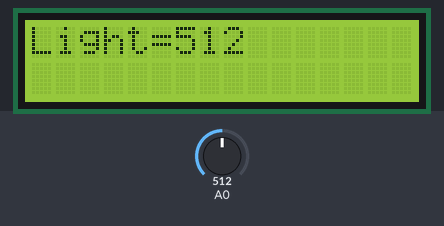
The sketch below on a simulated Arduino Uno, built with avr-gcc and run on an emulated ATmega328P. Parts: 16×2 character LCD. The inputs (shaded band) are chosen by the test bench; at power-on: A0 = 512. The modem accepts every AT command (registered, SIM ready, sends succeed) and sends nothing else; what the sketch prints to the serial monitor is not drawn.

Above: at 34.2 s.
34.3 s: A0 set to 716
At 44.0 s:
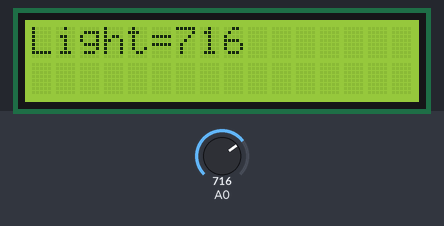
49.6 s: A0 set to 900
At 59.2 s:
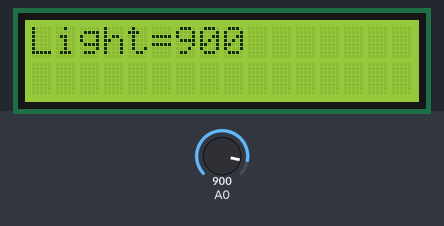
65.0 s: A0 set to 1023
At 74.6 s:
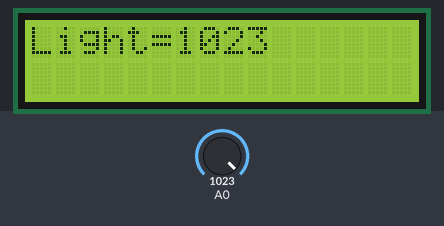
Timing chart, 0 to 76.1 s (numbered marks = the images above; inputs shaded):
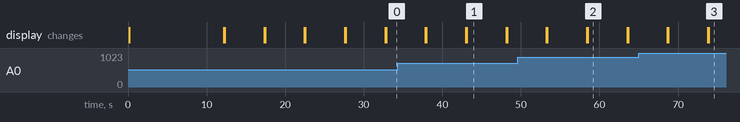

Measured:
- after the input at 34.3 s, the display: first differs from a run without the input after 8.8 s (image 1)
- after the input at 49.6 s, the display: first differs from a run without the input after 8.9 s (image 2)
- after the input at 65.0 s, the display: first differs from a run without the input after 8.9 s (image 3)
- what the display in image 1 shows lasts 5.0 s, from 43.1 s to 48.1 s

The sketch:

Light_Sensor_ThinkSpeak.ino
```cpp
#include <SoftwareSerial.h>
#define DEBUG true
SoftwareSerial esp8266(9, 10);
#include <LiquidCrystal_PCF8574.h>
#include <stdlib.h>
#include <DHT.h>
LiquidCrystal_PCF8574 lcd(0x27);  // set the LCD address to 0x27 for a 16 chars and 2 line display

//Constants
#define DHTPIN 7     // what pin we're connected to
#define DHTTYPE DHT22   // DHT 22  (AM2302)
DHT dht(DHTPIN, DHTTYPE); //// Initialize DHT sensor for normal 16mhz Arduino

//Variables
float hum;  //Stores humidity value
float temp; //Stores temperature value

int light;

#define SSID "Pixel"     // "SSID-WiFiname"
#define PASS "123456789"       // "password"
#define IP "184.106.153.149"// thingspeak.com ip
String msg = "GET /update?key=JLDS1INR85CS2FJ2"; //change it with your api key like "GET /update?key=Your Api Key"


void setup()
{
  dht.begin();
  pinMode(A0, INPUT);
  lcd.setBacklight(255);
  lcd.begin(16, 2);
  lcd.print("Group 5");
  delay(100);
  lcd.setCursor(0, 1);
  lcd.print("Connecting...");
  Serial.begin(9600); //or use default 115200.
  esp8266.begin(115200);
  Serial.println("AT");
  esp8266.println("AT");
  delay(5000);
  if (esp8266.find("OK")) {
    connectWiFi();
  }
}

void loop() {
  lcd.clear();

  lcd.display();
  lcd.setCursor(0, 0);
  delay (100);
  lcd.print("Light=");
  lcd.print(light);
  lcd.setCursor(0, 1); // set the cursor to column 0, line 2
  delay(1000);

  updateLight();

  delay(1000);
}

void updateLight() {
  light = analogRead(A0);
  Serial.println("Light = " + String(light));
  String LightCmd = "AT+CIPSTART=\"TCP\",\"";
  LightCmd += IP;
  LightCmd += "\",80";
  Serial.println(LightCmd);
  esp8266.println(LightCmd);
  delay(2000);
  if (esp8266.find("Error")) {
    return;
  }
  LightCmd = msg ;
  LightCmd += "&field1=";
  LightCmd += temp;

  LightCmd += "&field3=";
  LightCmd += light;

  LightCmd += "\r\n";
  Serial.print("AT+CIPSEND=");
  esp8266.print("AT+CIPSEND=");
  Serial.println(LightCmd.length());
  esp8266.println(LightCmd.length());
  Serial.print(LightCmd);
  esp8266.print(LightCmd);
}

boolean connectWiFi() {
  Serial.println("AT+CWMODE=1");
  esp8266.println("AT+CWMODE=1");
  delay(2000);
  String cmd = "AT+CWJAP=\"";
  cmd += SSID;
  cmd += "\",\"";
  cmd += PASS;
  cmd += "\"";
  Serial.println(cmd);
  esp8266.println(cmd);
  delay(5000);
  if (esp8266.find("OK")) {
    Serial.println("OK");
    return true;
  } else {
    return false;
  }
}
```
